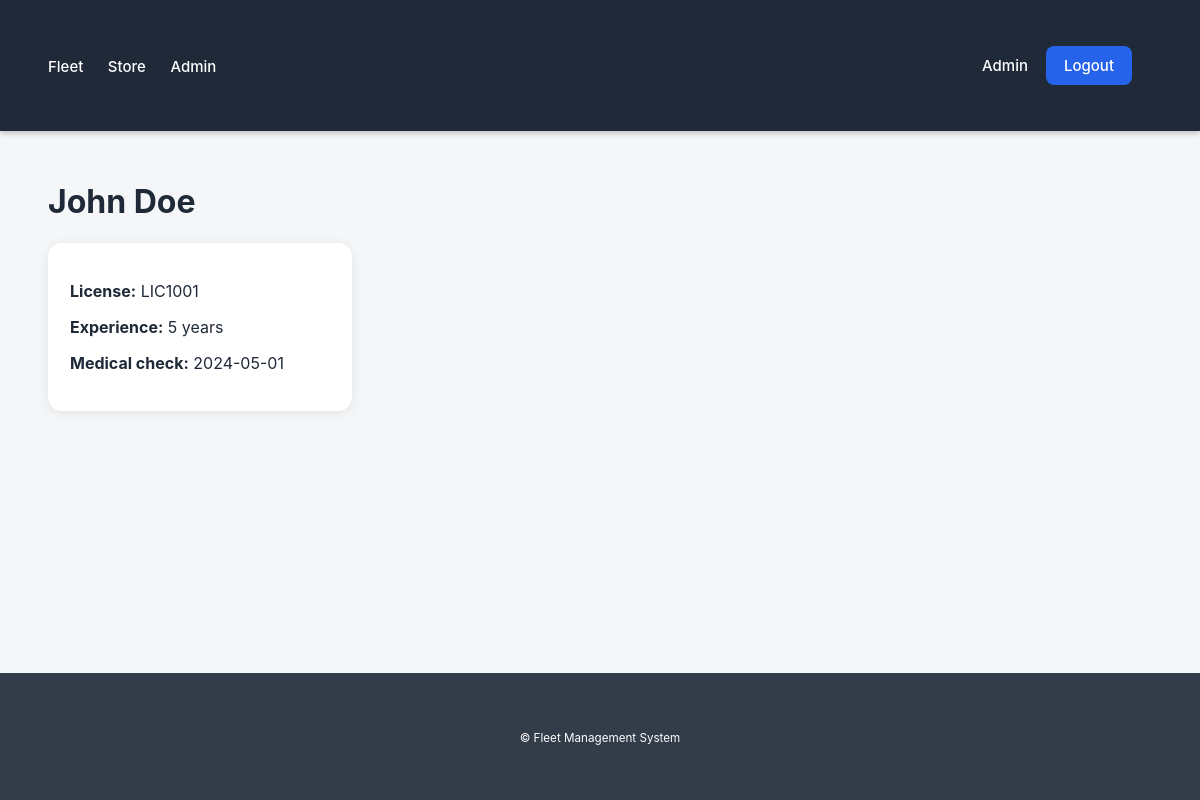
The app's page /store/driver/1 (signed in) with its own data.
### app/models/driver.py (models this page shows, shortened)
class Driver(db.Model):
    __tablename__ = 'drivers'
    id = db.Column(db.Integer, primary_key=True)
    full_name = db.Column(db.String(150), nullable=False)
    license_number = db.Column(db.String(100), unique=True, nullable=False)
    experience_years = db.Column(db.Integer, nullable=False)
    medical_check = db.Column(db.String(120), nullable=False)   # або Date — як захочеш
    trips = db.relationship(
        'Trip',
        backref='driver',
        cascade='all, delete-orphan',
        lazy=True
    )

### app/controllers/store_controller.py (the view)
@store_bp.route('/driver/<int:did>')
@store_access_required
def driver_detail(did):
    driver = DriverService.get_by_id(did)
    if not driver:
        flash("Driver not found.", "danger")
        return redirect(url_for("store.drivers"))
    return render_template("Store/driver_detail.html", driver=driver)

### app/controllers/store_controller.py (called while the page is built)
def store_access_required(func):
    @wraps(func)
    def wrapper(*args, **kwargs):
        if "user_id" not in session:
            flash("You must log in first.", "warning")
            return redirect(url_for("auth.login"))
        if session.get("role") not in ("user", "admin"):
            flash("Access denied.", "danger")
            return redirect(url_for("auth.login"))
        return func(*args, **kwargs)
    return wrapper

### app/repositories/driver_repository.py (called while the page is built)
    @staticmethod
    def get_by_id(driver_id):
        return Driver.query.get(driver_id)

### app/services/driver_service.py (called while the page is built)
    @staticmethod
    def get_by_id(driver_id):
        return DriverRepository.get_by_id(driver_id)

### app/templates/Store/driver_detail.html (shortened to what this page needs)
{% extends 'base.html' %}
{% block content %}
<h1>{{ driver.full_name }}</h1>
<div class="card">
  <p><strong>License:</strong> {{ driver.license_number }}</p>
  <p><strong>Experience:</strong> {{ driver.experience_years }} years</p>
  <p><strong>Medical check:</strong> {{ driver.medical_check }}</p>
</div>
{% endblock %}

### app/static/css/style.css (style rules this page uses)
html, body { height: 100%; }
body { margin: 0; padding: 0; font-family: -apple-system, BlinkMacSystemFont, "Segoe UI", Roboto, Arial, sans-serif; background: #f4f6f8; color: #1f2937; display: flex; flex-direction: column; }
* { transition: 0.15s ease; }
.card { background: white; padding: 22px; border-radius: 14px; width: calc(25% - 16px); min-width: 220px; box-shadow: 0 2px 12px rgba(0,0,0,0.08); }

### records on screen
Driver: full_name "John Doe", license_number "LIC1001", experience_years "5", medical_check "2024-05-01"

### other values on screen
{{ session.get('user_name') }} "Admin"
